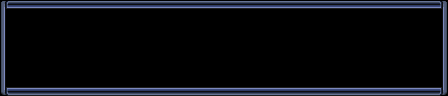

This game map was drawn from its Tiled (.tmx) file and the tilesets committed beside it. A one-line description and the trimmed map source follow:
An orthogonal 28x6 tile map with 16x16 px tiles, 2 tile layers (behind, front).

<map version="1.0" orientation="orthogonal" width="28" height="6" tilewidth="16" tileheight="16">
 <tileset firstgid="1" name="Window_b_00" tilewidth="16" tileheight="16">
  <image source="Window_b_00.png" width="128" height="128" />
 </tileset>
 <layer name="behind" width="28" height="6" opacity="0.62">
  <data>[168 cells, 168 non-empty, 1 distinct tile ids]</data>
 </layer>
 <layer name="front" width="28" height="6">
  <data>[168 cells, 64 non-empty, 8 distinct tile ids]</data>
 </layer>
</map>
